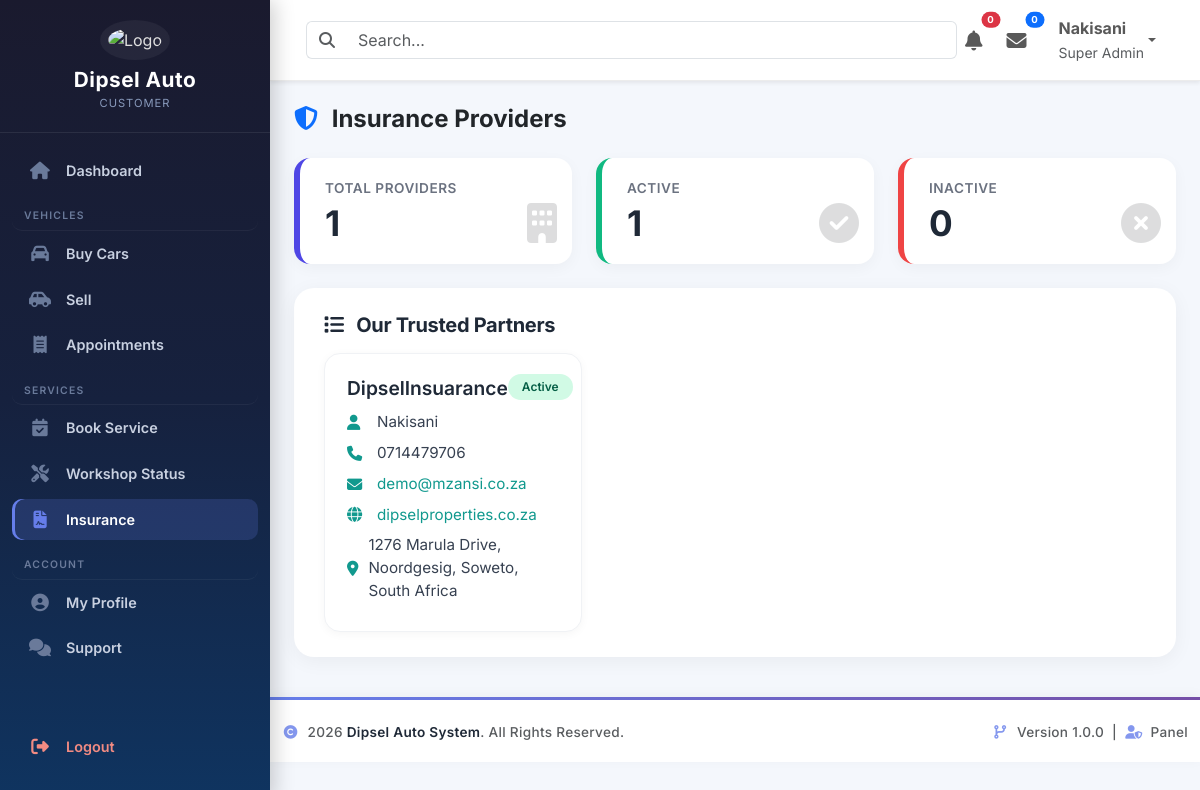
Page /customerDashboard/insurance/index.php (signed in) on the committed database.
### tables this page shows
CREATE TABLE `persons` (
  `person_id` int(11) NOT NULL,
  `uuid` char(36) NOT NULL,
  `first_name` varchar(100) NOT NULL,
  `middle_name` varchar(100) DEFAULT NULL,
  `last_name` varchar(100) NOT NULL,
  `gender` enum('Male','Female','Other') NOT NULL,
  `date_of_birth` date DEFAULT NULL,
  `id_number` varchar(20) DEFAULT NULL,
  `passport_number` varchar(30) DEFAULT NULL,
  `phone` varchar(20) NOT NULL,
  `email` varchar(150) NOT NULL,
  `password` varchar(255) NOT NULL,
  `profile_photo` varchar(255) DEFAULT NULL,
  `country` varchar(100) DEFAULT 'South Africa',
  `province` varchar(100) DEFAULT NULL,
  `city` varchar(100) DEFAULT NULL,
  `address` text DEFAULT NULL,
  `postal_code` varchar(20) DEFAULT NULL,
  `role` enum('Customer','Employee','Admin','SuperAdmin') NOT NULL DEFAULT 'Customer',
  `status` enum('Active','Inactive','Suspended') NOT NULL DEFAULT 'Active',
  `email_verified` tinyint(1) DEFAULT 0,
  `last_login` datetime DEFAULT NULL,
  `created_at` timestamp NULL DEFAULT current_timestamp(),
  `updated_at` timestamp NULL DEFAULT current_timestamp() ON UPDATE current_timestamp(),
  `reset_token` varchar(255) DEFAULT NULL,
  `reset_token_expiry` datetime DEFAULT NULL
);

CREATE TABLE `insurance_providers` (
  `provider_id` int(11) NOT NULL,
  `provider_name` varchar(150) NOT NULL,
  `contact_person` varchar(150) DEFAULT NULL,
  `phone` varchar(20) DEFAULT NULL,
  `email` varchar(150) DEFAULT NULL,
  `address` text DEFAULT NULL,
  `website` varchar(255) DEFAULT NULL,
  `status` enum('Active','Inactive') DEFAULT 'Active'
);

### includes/auth.php (called while the page is built, shortened)
<?php
require_once __DIR__ . '/../config/database.php';
$sql = "
SELECT
    p.*,
    a.admin_id,
    a.admin_level,
    a.admin_number
FROM persons p
LEFT JOIN admins a
    ON p.person_id = a.person_id
WHERE p.person_id = ?
LIMIT 1
";
$stmt = $pdo->prepare($sql);
$stmt->execute([$_SESSION['person_id']]);
$currentUser = $stmt->fetch(PDO::FETCH_ASSOC);

### customerDashboard/insurance/index.php (the view, shortened to what this page needs)
<?php
require_once '../../includes/auth.php';
require_once '../../config/database.php';
$stmt = $pdo->prepare("
    SELECT * FROM insurance_providers
    WHERE status = 'Active'
    ORDER BY provider_name
");
$stmt->execute();
$providers = $stmt->fetchAll(PDO::FETCH_ASSOC);
$total = count($providers);
$active = $total;
$inactive = $pdo->query("SELECT COUNT(*) FROM insurance_providers WHERE status = 'Inactive'")->fetchColumn();
?>
<!DOCTYPE html>
<html lang="en">
<head>
    <link href="https://cdn.jsdelivr.net/npm/bootstrap@5.3.3/dist/css/bootstrap.min.css" rel="stylesheet">
    <link rel="stylesheet" href="https://cdnjs.cloudflare.com/ajax/libs/font-awesome/6.7.2/css/all.min.css">
</head>
<body>
<?php include '../../includes/sidebar.php'; ?>
<div class="dashboard-wrapper">
    <?php include '../../includes/navbar.php'; ?>
    <div class="container-fluid mt-4 px-4">
        <div class="d-flex align-items-center justify-content-between mb-4 page-header">
            <h4 class="fw-bold text-dark mb-0">
                <i class="fas fa-shield-alt me-2 text-primary"></i> Insurance Providers
            </h4>
        </div>
        <div class="row g-4 mb-4">
            <div class="col-md-4">
                <div class="stat-card total">
                    <div class="stat-label">Total Providers</div>
                    <div class="stat-number"><?= $total ?></div>
                    <div class="stat-icon"><i class="fas fa-building"></i></div>
                </div>
            </div>
            <div class="col-md-4">
                <div class="stat-card active">
                    <div class="stat-label">Active</div>
                    <div class="stat-number"><?= $active ?></div>
                    <div class="stat-icon"><i class="fas fa-check-circle"></i></div>
                </div>
            </div>
            <div class="col-md-4">
                <div class="stat-card inactive">
                    <div class="stat-label">Inactive</div>
                    <div class="stat-number"><?= $inactive ?></div>
                    <div class="stat-icon"><i class="fas fa-times-circle"></i></div>
                </div>
            </div>
        </div>
        <div class="content-card">
            <h5 class="card-title mb-3">
                <i class="fas fa-list me-2"></i> Our Trusted Partners
            </h5>
            <?php if (empty($providers)): ?>
                <div class="empty-state">
                    <i class="fas fa-building"></i>
                    <p>No insurance providers are currently available.</p>
                </div>
            <?php else: ?>
                <div class="row g-4">
                    <?php foreach ($providers as $provider): ?>
                        <div class="col-md-6 col-lg-4">
                            <div class="provider-card">
                                <div class="d-flex justify-content-between align-items-start">
                                    <div class="provider-name"><?= htmlspecialchars($provider['provider_name']) ?></div>
                                    <span class="badge-status badge-active">Active</span>
                                </div>
                                <?php if (!empty($provider['contact_person'])): ?>
                                    <div class="provider-detail">
                                        <i class="fas fa-user"></i>
                                        <span><?= htmlspecialchars($provider['contact_person']) ?></span>
                                    </div>
                                <?php endif; ?>
                                <?php if (!empty($provider['phone'])): ?>
                                    <div class="provider-detail">
                                        <i class="fas fa-phone"></i>
                                        <span><?= htmlspecialchars($provider['phone']) ?></span>
                                    </div>
                                <?php endif; ?>
                                <?php if (!empty($provider['email'])): ?>
                                    <div class="provider-detail">
                                        <i class="fas fa-envelope"></i>
                                        <a href="mailto:<?= htmlspecialchars($provider['email']) ?>" class="website-link">
                                            <?= htmlspecialchars($provider['email']) ?>
                                        </a>
                                    </div>
                                <?php endif; ?>
                                <?php if (!empty($provider['website'])): ?>
                                    <div class="provider-detail">
                                        <i class="fas fa-globe"></i>
                                        <a href="<?= htmlspecialchars($provider['website']) ?>" target="_blank" class="website-link">
                                            <?= htmlspecialchars($provider['website']) ?>
                                        </a>
                                    </div>
                                <?php endif; ?>
                                <?php if (!empty($provider['address'])): ?>
                                    <div class="provider-detail">
                                        <i class="fas fa-map-marker-alt"></i>
                                        <span><?= htmlspecialchars($provider['address']) ?></span>
                                    </div>
                                <?php endif; ?>
                            </div>
                        </div>
                    <?php endforeach; ?>
                </div>
            <?php endif; ?>
        </div>
    </div>
    <?php include '../../includes/footer.php'; ?>
</body>
</html>

### includes/navbar.php (shortened to what this page needs)
<nav class="navbar navbar-expand-lg bg-white shadow-sm sticky-top px-4 py-2">
    <div class="container-fluid">
        <form class="d-flex flex-grow-1">
            <div class="input-group">
                <span class="input-group-text bg-white border-end-0">
                    <i class="fas fa-search text-muted"></i>
                </span>
                <input
                    type="search"
                    class="form-control border-start-0"
                    placeholder="Search..."
                >
            </div>
        </form>
        <ul class="navbar-nav ms-auto align-items-center">
            <li class="nav-item dropdown me-2">
                <a class="nav-link position-relative" href="#" data-bs-toggle="dropdown">
                    <i class="fas fa-bell fa-lg"></i>
                    <span class="badge rounded-pill bg-danger position-absolute top-0 start-100 translate-middle">
                        0
                    </span>
                </a>
            </li>
            <li class="nav-item dropdown me-3">
                <a class="nav-link position-relative" href="#" data-bs-toggle="dropdown">
                    <i class="fas fa-envelope fa-lg"></i>
                    <span class="badge rounded-pill bg-primary position-absolute top-0 start-100 translate-middle">
                        0
                    </span>
                </a>
            </li>
            <li class="nav-item dropdown">
                <a class="nav-link dropdown-toggle d-flex align-items-center"
                   href="#"
                   data-bs-toggle="dropdown">
                    <div class="d-none d-sm-block">
                        <strong>
                            <?= htmlspecialchars($currentUser['first_name']) ?>
                        </strong>
                        <br>
                        <small class="text-muted">
                            <?= htmlspecialchars($currentUser['admin_level'] ?? 'Super Admin') ?>
                        </small>
                    </div>
                </a>
            </li>
        </ul>
    </div>
</nav>

### customerDashboard/insurance/index.php (style rules this page uses)
body { font-family: 'Inter', sans-serif; background: #f4f7fc; margin: 0; padding: 0; }
.dashboard-wrapper { margin-left: 270px; min-height: 100vh; background: #f4f7fc; transition: all 0.3s; }
.content-card { border: none; border-radius: 20px; box-shadow: 0 4px 20px rgba(0,0,0,0.05); background: #ffffff; padding: 25px 30px; margin-bottom: 30px; }
.content-card .card-title { font-weight: 700; color: #1f2937; letter-spacing: -0.3px; }
.stat-card { border: none; border-radius: 16px; padding: 20px 20px 20px 25px; transition: transform 0.25s ease, box-shadow 0.3s ease; background: #ffffff; box-shadow: 0 4px 15px rgba(0, 0, 0, 0.04); position: relative; overflow: hidden; height: 100%; }
.stat-card .stat-icon { font-size: 2.5rem; opacity: 0.15; position: absolute; right: 15px; bottom: 10px; transition: all 0.3s; }
.stat-card .stat-label { font-size: 0.85rem; text-transform: uppercase; letter-spacing: 0.5px; color: #6b7280; font-weight: 600; margin-bottom: 4px; }
.stat-card .stat-number { font-size: 2.2rem; font-weight: 700; color: #1f2937; line-height: 1.2; }
.stat-card.total { border-left: 6px solid #4f46e5; }
.stat-card.active { border-left: 6px solid #10b981; }
.stat-card.inactive { border-left: 6px solid #ef4444; }
.provider-card { background: #fff; border-radius: 16px; padding: 20px 22px; box-shadow: 0 2px 10px rgba(0,0,0,0.04); transition: transform 0.2s, box-shadow 0.2s; border: 1px solid #f0f2f5; height: 100%; }
.provider-card .provider-name { font-size: 1.2rem; font-weight: 600; color: #1f2937; }
.provider-card .provider-detail { margin: 8px 0; display: flex; align-items: center; gap: 10px; font-size: 0.95rem; color: #374151; }
.provider-card .provider-detail i { width: 20px; color: #11998e; }
.provider-card .badge-status { padding: 4px 14px; border-radius: 50px; font-size: 0.75rem; font-weight: 600; }
.badge-active { background: #d1fae5; color: #065f46; }
.provider-card .website-link { color: #11998e; text-decoration: none; word-break: break-all; }

### includes/navbar.php (style rules this page uses)
.navbar { background:#fff; border-bottom:1px solid #ececec; z-index:1040; }
.navbar .form-control { box-shadow:none; }
.badge { font-size:.6rem; }

### rows in the picture
persons: first_name "Nakisani"
insurance_providers: provider_name "DipselInsuarance", contact_person "Nakisani", phone "0714479706", email "demo@mzansi.co.za", website "dipselproperties.co.za", address "1276 Marula Drive, Noordgesig, Soweto, South Africa"

### other values in the picture
$userRole "CUSTOMER"
$item['label'] "Dashboard"
$section['title'] "VEHICLES"
$item['label'] "Buy Cars"
$item['label'] "Sell"
$item['label'] "Appointments"
$section['title'] "SERVICES"
$item['label'] "Book Service"
$item['label'] "Workshop Status"
$item['label'] "Insurance"
$section['title'] "ACCOUNT"
$item['label'] "My Profile"
$item['label'] "Support"
$item['label'] "Logout"
$currentUser['admin_level'] "Super Admin"
